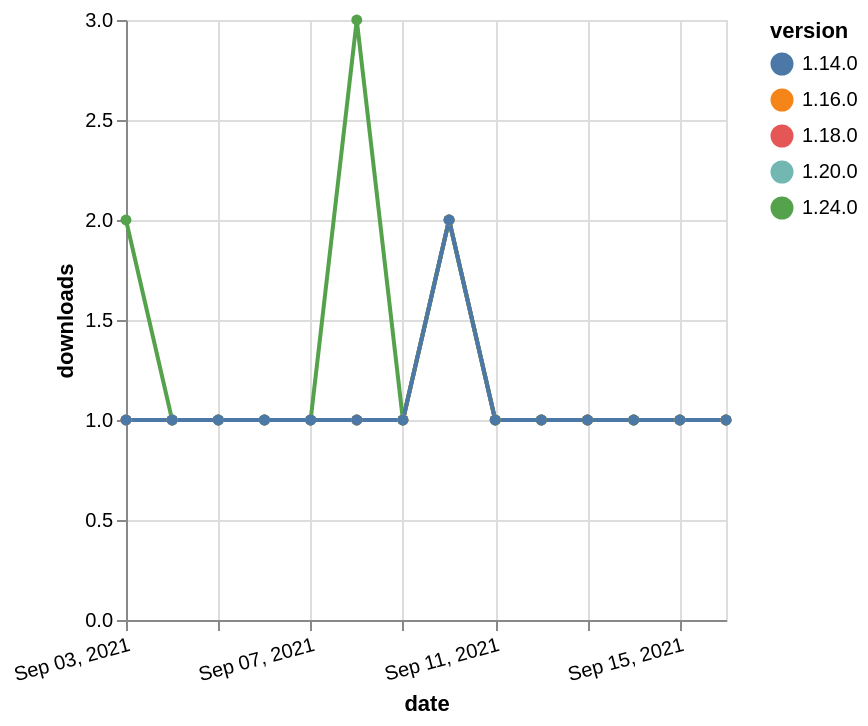

Here is the Vega-Lite specification saved for this chart:
### Vega-Lite specification from a JSON file in a GitHub repository (floating-point values rounded to 4 significant figures)
{"$schema": "https://vega.github.io/schema/vega-lite/v5.json", "description": "A simple bar chart with embedded data.", "data": {"values": [{"date": "2021-09-03", "total": 196, "delta": 1, "version": "1.18.0"}, {"date": "2021-09-04", "total": 197, "delta": 1, "version": "1.18.0"}, {"date": "2021-09-05", "total": 198, "delta": 1, "version": "1.18.0"}, {"date": "2021-09-06", "total": 199, "delta": 1, "version": "1.18.0"}, {"date": "2021-09-07", "total": 200, "delta": 1, "version": "1.18.0"}, {"date": "2021-09-08", "total": 201, "delta": 1, "version": "1.18.0"}, {"date": "2021-09-09", "total": 202, "delta": 1, "version": "1.18.0"}, {"date": "2021-09-10", "total": 204, "delta": 2, "version": "1.18.0"}, {"date": "2021-09-11", "total": 205, "delta": 1, "version": "1.18.0"}, {"date": "2021-09-12", "total": 206, "delta": 1, "version": "1.18.0"}, {"date": "2021-09-13", "total": 207, "delta": 1, "version": "1.18.0"}, {"date": "2021-09-14", "total": 208, "delta": 1, "version": "1.18.0"}, {"date": "2021-09-15", "total": 209, "delta": 1, "version": "1.18.0"}, {"date": "2021-09-16", "total": 210, "delta": 1, "version": "1.18.0"}, {"date": "2021-09-03", "total": 175, "delta": 1, "version": "1.20.0"}, {"date": "2021-09-04", "total": 176, "delta": 1, "version": "1.20.0"}, {"date": "2021-09-05", "total": 177, "delta": 1, "version": "1.20.0"}, {"date": "2021-09-06", "total": 178, "delta": 1, "version": "1.20.0"}, {"date": "2021-09-07", "total": 179, "delta": 1, "version": "1.20.0"}, {"date": "2021-09-08", "total": 180, "delta": 1, "version": "1.20.0"}, {"date": "2021-09-09", "total": 181, "delta": 1, "version": "1.20.0"}, {"date": "2021-09-10", "total": 183, "delta": 2, "version": "1.20.0"}, {"date": "2021-09-11", "total": 184, "delta": 1, "version": "1.20.0"}, {"date": "2021-09-12", "total": 185, "delta": 1, "version": "1.20.0"}, {"date": "2021-09-13", "total": 186, "delta": 1, "version": "1.20.0"}, {"date": "2021-09-14", "total": 187, "delta": 1, "version": "1.20.0"}, {"date": "2021-09-15", "total": 188, "delta": 1, "version": "1.20.0"}, {"date": "2021-09-16", "total": 189, "delta": 1, "version": "1.20.0"}, {"date": "2021-09-03", "total": 199, "delta": 1, "version": "1.16.0"}, {"date": "2021-09-04", "total": 200, "delta": 1, "version": "1.16.0"}, {"date": "2021-09-05", "total": 201, "delta": 1, "version": "1.16.0"}, {"date": "2021-09-06", "total": 202, "delta": 1, "version": "1.16.0"}, {"date": "2021-09-07", "total": 203, "delta": 1, "version": "1.16.0"}, {"date": "2021-09-08", "total": 204, "delta": 1, "version": "1.16.0"}, {"date": "2021-09-09", "total": 205, "delta": 1, "version": "1.16.0"}, {"date": "2021-09-10", "total": 207, "delta": 2, "version": "1.16.0"}, {"date": "2021-09-11", "total": 208, "delta": 1, "version": "1.16.0"}, {"date": "2021-09-12", "total": 209, "delta": 1, "version": "1.16.0"}, {"date": "2021-09-13", "total": 210, "delta": 1, "version": "1.16.0"}, {"date": "2021-09-14", "total": 211, "delta": 1, "version": "1.16.0"}, {"date": "2021-09-15", "total": 212, "delta": 1, "version": "1.16.0"}, {"date": "2021-09-16", "total": 213, "delta": 1, "version": "1.16.0"}, {"date": "2021-09-03", "total": 121, "delta": 2, "version": "1.24.0"}, {"date": "2021-09-04", "total": 122, "delta": 1, "version": "1.24.0"}, {"date": "2021-09-05", "total": 123, "delta": 1, "version": "1.24.0"}, {"date": "2021-09-06", "total": 124, "delta": 1, "version": "1.24.0"}, {"date": "2021-09-07", "total": 125, "delta": 1, "version": "1.24.0"}, {"date": "2021-09-08", "total": 128, "delta": 3, "version": "1.24.0"}, {"date": "2021-09-09", "total": 129, "delta": 1, "version": "1.24.0"}, {"date": "2021-09-10", "total": 131, "delta": 2, "version": "1.24.0"}, {"date": "2021-09-11", "total": 132, "delta": 1, "version": "1.24.0"}, {"date": "2021-09-12", "total": 133, "delta": 1, "version": "1.24.0"}, {"date": "2021-09-13", "total": 134, "delta": 1, "version": "1.24.0"}, {"date": "2021-09-14", "total": 135, "delta": 1, "version": "1.24.0"}, {"date": "2021-09-15", "total": 136, "delta": 1, "version": "1.24.0"}, {"date": "2021-09-16", "total": 137, "delta": 1, "version": "1.24.0"}, {"date": "2021-09-03", "total": 256, "delta": 1, "version": "1.14.0"}, {"date": "2021-09-04", "total": 257, "delta": 1, "version": "1.14.0"}, {"date": "2021-09-05", "total": 258, "delta": 1, "version": "1.14.0"}, {"date": "2021-09-06", "total": 259, "delta": 1, "version": "1.14.0"}, {"date": "2021-09-07", "total": 260, "delta": 1, "version": "1.14.0"}, {"date": "2021-09-08", "total": 261, "delta": 1, "version": "1.14.0"}, {"date": "2021-09-09", "total": 262, "delta": 1, "version": "1.14.0"}, {"date": "2021-09-10", "total": 264, "delta": 2, "version": "1.14.0"}, {"date": "2021-09-11", "total": 265, "delta": 1, "version": "1.14.0"}, {"date": "2021-09-12", "total": 266, "delta": 1, "version": "1.14.0"}, {"date": "2021-09-13", "total": 267, "delta": 1, "version": "1.14.0"}, {"date": "2021-09-14", "total": 268, "delta": 1, "version": "1.14.0"}, {"date": "2021-09-15", "total": 269, "delta": 1, "version": "1.14.0"}, {"date": "2021-09-16", "total": 270, "delta": 1, "version": "1.14.0"}]}, "width": "container", "mark": {"type": "line", "point": {"filled": true}}, "encoding": {"x": {"field": "date", "type": "temporal", "timeUnit": "yearmonthdate", "title": "date", "axis": {"labelAngle": -15}}, "y": {"field": "delta", "type": "quantitative", "title": "downloads"}, "color": {"field": "version", "type": "nominal"}, "tooltip": {"field": "delta"}}}
